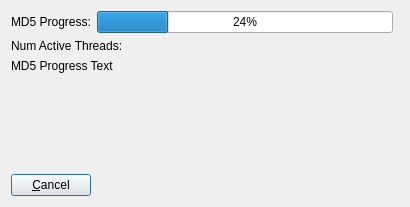
<?xml version="1.0" encoding="UTF-8"?>
<ui version="4.0">
 <class>CProgressDlg</class>
 <widget class="QDialog" name="CProgressDlg">
  <property name="geometry">
   <rect>
    <x>0</x>
    <y>0</y>
    <width>410</width>
    <height>207</height>
   </rect>
  </property>
  <property name="windowTitle">
   <string>Progress</string>
  </property>
  <layout class="QGridLayout" name="gridLayout">
   <item row="0" column="1">
    <widget class="QProgressBar" name="md5Progress">
     <property name="value">
      <number>24</number>
     </property>
    </widget>
   </item>
   <item row="0" column="0">
    <widget class="QLabel" name="md5Label_2">
     <property name="text">
      <string>MD5 Progress:</string>
     </property>
    </widget>
   </item>
   <item row="2" column="0" colspan="3">
    <widget class="QLabel" name="md5Text">
     <property name="text">
      <string>MD5 Progress Text</string>
     </property>
    </widget>
   </item>
   <item row="5" column="0">
    <widget class="QPushButton" name="cancelButton">
     <property name="sizePolicy">
      <sizepolicy hsizetype="Maximum" vsizetype="Fixed">
       <horstretch>0</horstretch>
       <verstretch>0</verstretch>
      </sizepolicy>
     </property>
     <property name="text">
      <string>&amp;Cancel</string>
     </property>
    </widget>
   </item>
   <item row="4" column="0">
    <spacer name="verticalSpacer">
     <property name="orientation">
      <enum>Qt::Vertical</enum>
     </property>
     <property name="sizeHint" stdset="0">
      <size>
       <width>20</width>
       <height>40</height>
      </size>
     </property>
    </spacer>
   </item>
   <item row="1" column="0" colspan="2">
    <widget class="QLabel" name="numThreads">
     <property name="text">
      <string>Num Active Threads: </string>
     </property>
     <property name="alignment">
      <set>Qt::AlignLeading|Qt::AlignLeft|Qt::AlignVCenter</set>
     </property>
    </widget>
   </item>
   <item row="5" column="1" colspan="2">
    <spacer name="horizontalSpacer_2">
     <property name="orientation">
      <enum>Qt::Horizontal</enum>
     </property>
     <property name="sizeHint" stdset="0">
      <size>
       <width>40</width>
       <height>20</height>
      </size>
     </property>
    </spacer>
   </item>
  </layout>
 </widget>
 <resources>
  <include location="application.qrc"/>
 </resources>
 <connections/>
</ui>
